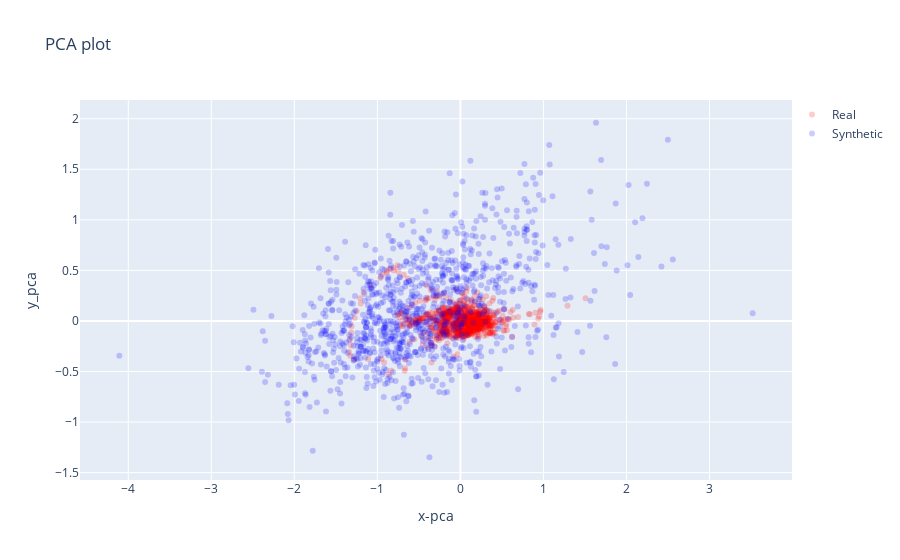

Notebook code for this chart:
### Code cell
visualization(real_vals, syn_vals, 'pca', 'test')

### Figure 1 — Plotly figure (JSON) as saved in the notebook; plotly's stock layout.template omitted (floating-point values rounded to 4 significant figures; data arrays with more than 128 entries replaced by an {"elided": "..."} marker saying what was removed)
{"data": [{"marker": {"color": {"elided": "1000 str values"}, "opacity": 0.2}, "mode": "markers", "name": "Real", "type": "scatter", "x": {"elided": "1000 float values"}, "y": {"elided": "1000 float values"}}, {"marker": {"color": {"elided": "1000 str values"}, "opacity": 0.2}, "mode": "markers", "name": "Synthetic", "type": "scatter", "x": {"elided": "1000 float values"}, "y": {"elided": "1000 float values"}}], "layout": {"legend": {"x": 1, "y": 1}, "title": {"text": "PCA plot"}, "xaxis": {"title": {"text": "x-pca"}}, "yaxis": {"title": {"text": "y_pca"}}}}
